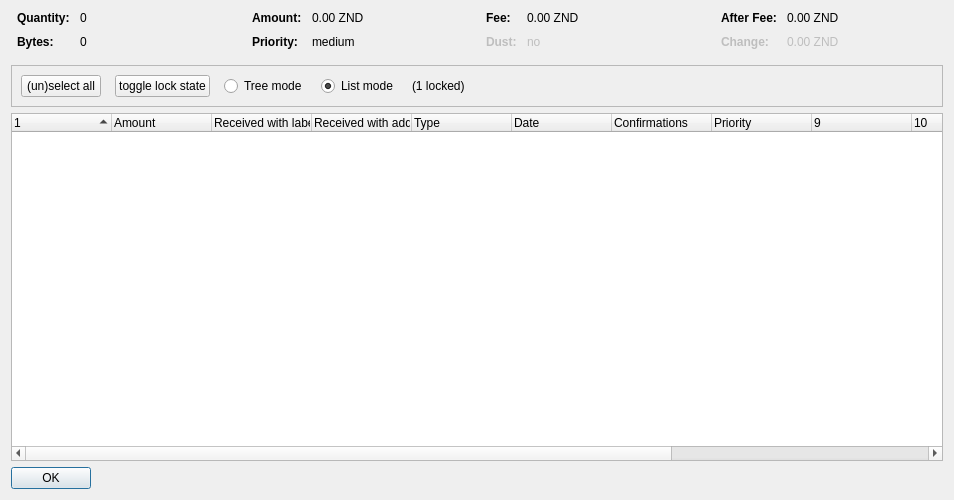
<?xml version="1.0" encoding="UTF-8"?>
<ui version="4.0">
 <class>CoinControlDialog</class>
 <widget class="QDialog" name="CoinControlDialog">
  <property name="geometry">
   <rect>
    <x>0</x>
    <y>0</y>
    <width>954</width>
    <height>500</height>
   </rect>
  </property>
  <property name="windowTitle">
   <string>Coin Selection</string>
  </property>
  <layout class="QVBoxLayout" name="verticalLayout">
   <item>
    <layout class="QHBoxLayout" name="horizontalLayoutTop" stretch="0,0,0,0">
     <property name="topMargin">
      <number>0</number>
     </property>
     <property name="bottomMargin">
      <number>10</number>
     </property>
     <item>
      <layout class="QFormLayout" name="formLayoutCoinControl1">
       <property name="horizontalSpacing">
        <number>10</number>
       </property>
       <property name="verticalSpacing">
        <number>10</number>
       </property>
       <property name="leftMargin">
        <number>6</number>
       </property>
       <property name="rightMargin">
        <number>6</number>
       </property>
       <item row="0" column="0">
        <widget class="QLabel" name="labelCoinControlQuantityText">
         <property name="font">
          <font>
           <weight>75</weight>
           <bold>true</bold>
          </font>
         </property>
         <property name="text">
          <string>Quantity:</string>
         </property>
        </widget>
       </item>
       <item row="0" column="1">
        <widget class="QLabel" name="labelCoinControlQuantity">
         <property name="cursor">
          <cursorShape>IBeamCursor</cursorShape>
         </property>
         <property name="contextMenuPolicy">
          <enum>Qt::ActionsContextMenu</enum>
         </property>
         <property name="text">
          <string notr="true">0</string>
         </property>
         <property name="textInteractionFlags">
          <set>Qt::LinksAccessibleByMouse|Qt::TextSelectableByKeyboard|Qt::TextSelectableByMouse</set>
         </property>
        </widget>
       </item>
       <item row="1" column="0">
        <widget class="QLabel" name="labelCoinControlBytesText">
         <property name="font">
          <font>
           <weight>75</weight>
           <bold>true</bold>
          </font>
         </property>
         <property name="text">
          <string>Bytes:</string>
         </property>
        </widget>
       </item>
       <item row="1" column="1">
        <widget class="QLabel" name="labelCoinControlBytes">
         <property name="cursor">
          <cursorShape>IBeamCursor</cursorShape>
         </property>
         <property name="contextMenuPolicy">
          <enum>Qt::ActionsContextMenu</enum>
         </property>
         <property name="text">
          <string notr="true">0</string>
         </property>
         <property name="textInteractionFlags">
          <set>Qt::LinksAccessibleByMouse|Qt::TextSelectableByKeyboard|Qt::TextSelectableByMouse</set>
         </property>
        </widget>
       </item>
      </layout>
     </item>
     <item>
      <layout class="QFormLayout" name="formLayoutCoinControl2">
       <property name="horizontalSpacing">
        <number>10</number>
       </property>
       <property name="verticalSpacing">
        <number>10</number>
       </property>
       <property name="leftMargin">
        <number>6</number>
       </property>
       <property name="rightMargin">
        <number>6</number>
       </property>
       <item row="0" column="0">
        <widget class="QLabel" name="labelCoinControlAmountText">
         <property name="font">
          <font>
           <weight>75</weight>
           <bold>true</bold>
          </font>
         </property>
         <property name="text">
          <string>Amount:</string>
         </property>
        </widget>
       </item>
       <item row="0" column="1">
        <widget class="QLabel" name="labelCoinControlAmount">
         <property name="cursor">
          <cursorShape>IBeamCursor</cursorShape>
         </property>
         <property name="contextMenuPolicy">
          <enum>Qt::ActionsContextMenu</enum>
         </property>
         <property name="text">
          <string notr="true">0.00 ZND</string>
         </property>
         <property name="textInteractionFlags">
          <set>Qt::LinksAccessibleByMouse|Qt::TextSelectableByKeyboard|Qt::TextSelectableByMouse</set>
         </property>
        </widget>
       </item>
       <item row="1" column="0">
        <widget class="QLabel" name="labelCoinControlPriorityText">
         <property name="font">
          <font>
           <weight>75</weight>
           <bold>true</bold>
          </font>
         </property>
         <property name="text">
          <string>Priority:</string>
         </property>
        </widget>
       </item>
       <item row="1" column="1">
        <widget class="QLabel" name="labelCoinControlPriority">
         <property name="cursor">
          <cursorShape>IBeamCursor</cursorShape>
         </property>
         <property name="contextMenuPolicy">
          <enum>Qt::ActionsContextMenu</enum>
         </property>
         <property name="text">
          <string>medium</string>
         </property>
         <property name="textInteractionFlags">
          <set>Qt::LinksAccessibleByMouse|Qt::TextSelectableByKeyboard|Qt::TextSelectableByMouse</set>
         </property>
        </widget>
       </item>
      </layout>
     </item>
     <item>
      <layout class="QFormLayout" name="formLayoutCoinControl3">
       <property name="horizontalSpacing">
        <number>10</number>
       </property>
       <property name="verticalSpacing">
        <number>10</number>
       </property>
       <property name="leftMargin">
        <number>6</number>
       </property>
       <property name="rightMargin">
        <number>6</number>
       </property>
       <item row="0" column="0">
        <widget class="QLabel" name="labelCoinControlFeeText">
         <property name="font">
          <font>
           <weight>75</weight>
           <bold>true</bold>
          </font>
         </property>
         <property name="text">
          <string>Fee:</string>
         </property>
        </widget>
       </item>
       <item row="0" column="1">
        <widget class="QLabel" name="labelCoinControlFee">
         <property name="cursor">
          <cursorShape>IBeamCursor</cursorShape>
         </property>
         <property name="contextMenuPolicy">
          <enum>Qt::ActionsContextMenu</enum>
         </property>
         <property name="text">
          <string notr="true">0.00 ZND</string>
         </property>
         <property name="textInteractionFlags">
          <set>Qt::LinksAccessibleByMouse|Qt::TextSelectableByKeyboard|Qt::TextSelectableByMouse</set>
         </property>
        </widget>
       </item>
       <item row="1" column="0">
        <widget class="QLabel" name="labelCoinControlLowOutputText">
         <property name="enabled">
          <bool>false</bool>
         </property>
         <property name="font">
          <font>
           <weight>75</weight>
           <bold>true</bold>
          </font>
         </property>
         <property name="text">
          <string>Dust:</string>
         </property>
        </widget>
       </item>
       <item row="1" column="1">
        <widget class="QLabel" name="labelCoinControlLowOutput">
         <property name="enabled">
          <bool>false</bool>
         </property>
         <property name="cursor">
          <cursorShape>IBeamCursor</cursorShape>
         </property>
         <property name="contextMenuPolicy">
          <enum>Qt::ActionsContextMenu</enum>
         </property>
         <property name="text">
          <string>no</string>
         </property>
         <property name="textInteractionFlags">
          <set>Qt::LinksAccessibleByMouse|Qt::TextSelectableByKeyboard|Qt::TextSelectableByMouse</set>
         </property>
        </widget>
       </item>
      </layout>
     </item>
     <item>
      <layout class="QFormLayout" name="formLayoutCoinControl4">
       <property name="horizontalSpacing">
        <number>10</number>
       </property>
       <property name="verticalSpacing">
        <number>10</number>
       </property>
       <property name="leftMargin">
        <number>6</number>
       </property>
       <property name="rightMargin">
        <number>6</number>
       </property>
       <item row="0" column="0">
        <widget class="QLabel" name="labelCoinControlAfterFeeText">
         <property name="font">
          <font>
           <weight>75</weight>
           <bold>true</bold>
          </font>
         </property>
         <property name="text">
          <string>After Fee:</string>
         </property>
        </widget>
       </item>
       <item row="0" column="1">
        <widget class="QLabel" name="labelCoinControlAfterFee">
         <property name="cursor">
          <cursorShape>IBeamCursor</cursorShape>
         </property>
         <property name="contextMenuPolicy">
          <enum>Qt::ActionsContextMenu</enum>
         </property>
         <property name="text">
          <string notr="true">0.00 ZND</string>
         </property>
         <property name="textInteractionFlags">
          <set>Qt::LinksAccessibleByMouse|Qt::TextSelectableByKeyboard|Qt::TextSelectableByMouse</set>
         </property>
        </widget>
       </item>
       <item row="1" column="0">
        <widget class="QLabel" name="labelCoinControlChangeText">
         <property name="enabled">
          <bool>false</bool>
         </property>
         <property name="font">
          <font>
           <weight>75</weight>
           <bold>true</bold>
          </font>
         </property>
         <property name="text">
          <string>Change:</string>
         </property>
        </widget>
       </item>
       <item row="1" column="1">
        <widget class="QLabel" name="labelCoinControlChange">
         <property name="enabled">
          <bool>false</bool>
         </property>
         <property name="cursor">
          <cursorShape>IBeamCursor</cursorShape>
         </property>
         <property name="contextMenuPolicy">
          <enum>Qt::ActionsContextMenu</enum>
         </property>
         <property name="text">
          <string notr="true">0.00 ZND</string>
         </property>
         <property name="textInteractionFlags">
          <set>Qt::LinksAccessibleByMouse|Qt::TextSelectableByKeyboard|Qt::TextSelectableByMouse</set>
         </property>
        </widget>
       </item>
      </layout>
     </item>
    </layout>
   </item>
   <item>
    <widget class="QFrame" name="frame">
     <property name="minimumSize">
      <size>
       <width>0</width>
       <height>40</height>
      </size>
     </property>
     <property name="frameShape">
      <enum>QFrame::StyledPanel</enum>
     </property>
     <property name="frameShadow">
      <enum>QFrame::Sunken</enum>
     </property>
     <layout class="QHBoxLayout" name="horizontalLayout">
      <item>
       <layout class="QHBoxLayout" name="horizontalLayoutPanel" stretch="0,0,0,0,0,0">
        <property name="spacing">
         <number>14</number>
        </property>
        <item>
         <widget class="QPushButton" name="pushButtonSelectAll">
          <property name="sizePolicy">
           <sizepolicy hsizetype="Maximum" vsizetype="Fixed">
            <horstretch>0</horstretch>
            <verstretch>0</verstretch>
           </sizepolicy>
          </property>
          <property name="text">
           <string>(un)select all</string>
          </property>
          <property name="autoDefault">
           <bool>false</bool>
          </property>
         </widget>
        </item>
        <item>
         <widget class="QPushButton" name="pushButtonToggleLock">
          <property name="sizePolicy">
           <sizepolicy hsizetype="Maximum" vsizetype="Fixed">
            <horstretch>0</horstretch>
            <verstretch>0</verstretch>
           </sizepolicy>
          </property>
          <property name="text">
           <string>toggle lock state</string>
          </property>
          <property name="autoDefault">
           <bool>false</bool>
          </property>
         </widget>
        </item>
        <item>
         <widget class="QRadioButton" name="radioTreeMode">
          <property name="sizePolicy">
           <sizepolicy hsizetype="Maximum" vsizetype="Fixed">
            <horstretch>0</horstretch>
            <verstretch>0</verstretch>
           </sizepolicy>
          </property>
          <property name="text">
           <string>Tree mode</string>
          </property>
         </widget>
        </item>
        <item>
         <widget class="QRadioButton" name="radioListMode">
          <property name="sizePolicy">
           <sizepolicy hsizetype="Maximum" vsizetype="Fixed">
            <horstretch>0</horstretch>
            <verstretch>0</verstretch>
           </sizepolicy>
          </property>
          <property name="text">
           <string>List mode</string>
          </property>
          <property name="checked">
           <bool>true</bool>
          </property>
         </widget>
        </item>
        <item>
         <widget class="QLabel" name="labelLocked">
          <property name="text">
           <string>(1 locked)</string>
          </property>
         </widget>
        </item>
        <item>
         <spacer name="horizontalSpacer">
          <property name="orientation">
           <enum>Qt::Horizontal</enum>
          </property>
          <property name="sizeHint" stdset="0">
           <size>
            <width>40</width>
            <height>20</height>
           </size>
          </property>
         </spacer>
        </item>
       </layout>
      </item>
     </layout>
    </widget>
   </item>
   <item>
    <widget class="CoinControlTreeWidget" name="treeWidget">
     <property name="contextMenuPolicy">
      <enum>Qt::CustomContextMenu</enum>
     </property>
     <property name="sortingEnabled">
      <bool>false</bool>
     </property>
     <property name="columnCount">
      <number>13</number>
     </property>
     <attribute name="headerShowSortIndicator" stdset="0">
      <bool>true</bool>
     </attribute>
     <attribute name="headerStretchLastSection">
      <bool>false</bool>
     </attribute>
     <column>
      <property name="text">
       <string/>
      </property>
     </column>
     <column>
      <property name="text">
       <string>Amount</string>
      </property>
     </column>
     <column>
      <property name="text">
       <string>Received with label</string>
      </property>
     </column>
     <column>
      <property name="text">
       <string>Received with address</string>
      </property>
     </column>
     <column>
      <property name="text">
	<string>Type</string>
      </property>
     </column>
     <column>
      <property name="text">	 
       <string>Date</string>
      </property>
     </column>
     <column>
      <property name="text">
       <string>Confirmations</string>
      </property>
      <property name="toolTip">
       <string>Confirmed</string>
      </property>
     </column>
     <column>
      <property name="text">
       <string>Priority</string>
      </property>
     </column>
     <column>
      <property name="text">
       <string/>
      </property>
     </column>
     <column>
      <property name="text">
       <string/>
      </property>
     </column>
     <column>
      <property name="text">
       <string/>
      </property>
     </column>
     <column>
      <property name="text">
       <string/>
      </property>
     </column>
     <column>
      <property name="text">
       <string/>
      </property>
     </column>
    </widget>
   </item>
   <item>
    <widget class="QDialogButtonBox" name="buttonBox">
     <property name="sizePolicy">
      <sizepolicy hsizetype="Maximum" vsizetype="Fixed">
       <horstretch>0</horstretch>
       <verstretch>0</verstretch>
      </sizepolicy>
     </property>
     <property name="orientation">
      <enum>Qt::Horizontal</enum>
     </property>
     <property name="standardButtons">
      <set>QDialogButtonBox::Ok</set>
     </property>
    </widget>
   </item>
  </layout>
 </widget>
 <customwidgets>
  <customwidget>
   <class>CoinControlTreeWidget</class>
   <extends>QTreeWidget</extends>
   <header>coincontroltreewidget.h</header>
  </customwidget>
 </customwidgets>
 <resources/>
 <connections/>
</ui>
